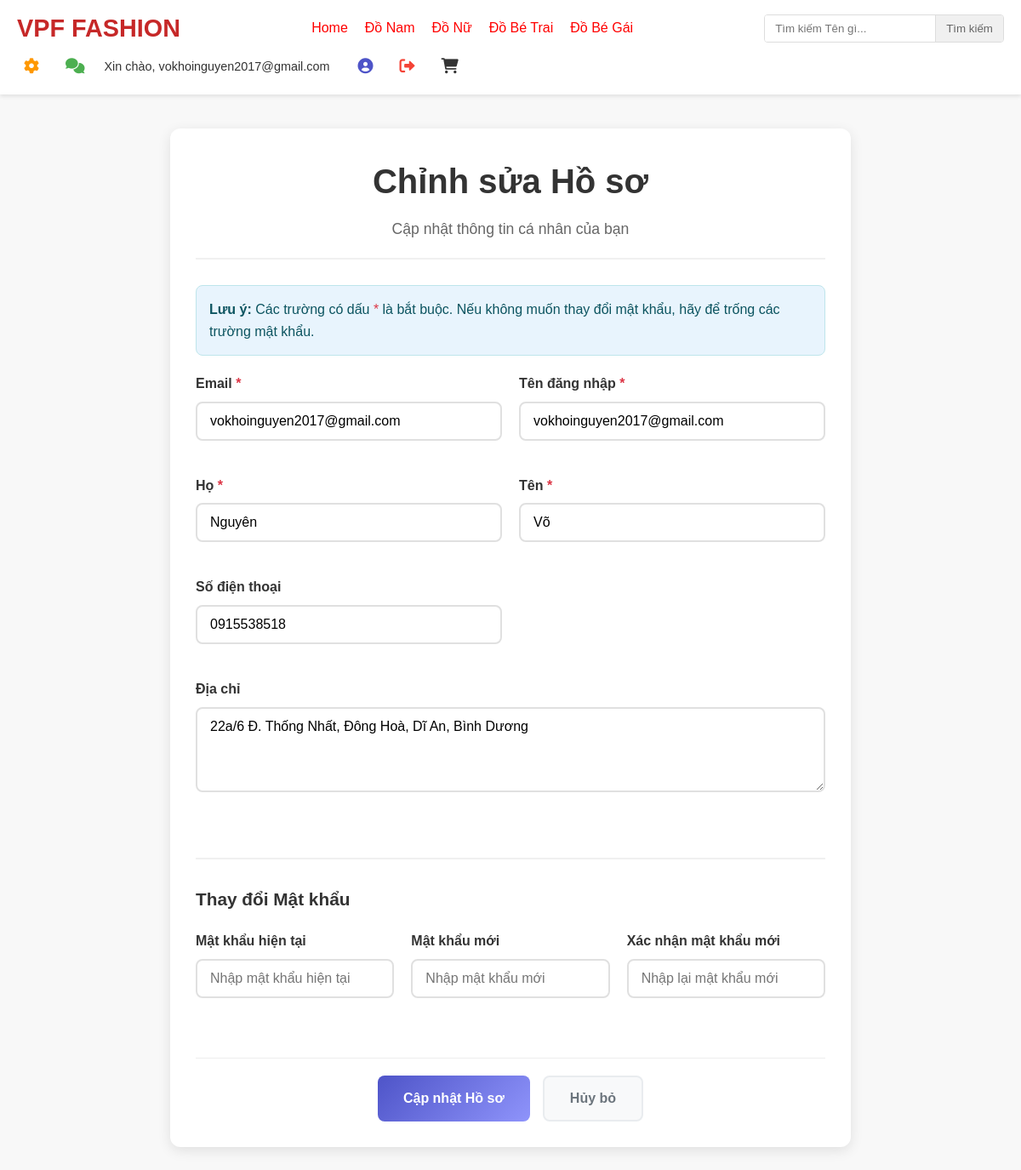
Page /profile/edit.php (signed in) on the committed database.
### tables this page shows
CREATE TABLE `users` (
  `id` int(11) NOT NULL,
  `email` varchar(50) NOT NULL,
  `password` varchar(255) NOT NULL,
  `timestamp` timestamp NULL DEFAULT current_timestamp(),
  `role` enum('admin','client') NOT NULL DEFAULT 'client',
  `first_name` varchar(100) DEFAULT NULL,
  `last_name` varchar(100) DEFAULT NULL,
  `phone` varchar(20) DEFAULT NULL,
  `address` text DEFAULT NULL
);

### profile/edit.php (the view, shortened to what this page needs)
<?php
require_once '../includes/auth_check.php';
$user_id = $_SESSION['user_id'];
$stmt = $pdo->prepare("SELECT * FROM users WHERE id = ?");
$stmt->execute([$user_id]);
$user = $stmt->fetch();
?>
<!DOCTYPE html>
<html lang="vi">
<head>
    <link rel="stylesheet" href="../assets/css/style.css">
</head>
<body>
    <?php include '../includes/header.php'; ?>
    <div class="profile-container">
        <div class="profile-header">
            <h1>Chỉnh sửa Hồ sơ</h1>
            <p>Cập nhật thông tin cá nhân của bạn</p>
        </div>
        <div class="info-note">
            <strong>Lưu ý:</strong> Các trường có dấu <span class="required">*</span> là bắt buộc.
            Nếu không muốn thay đổi mật khẩu, hãy để trống các trường mật khẩu.
        </div>
        <form method="POST" class="profile-form">
            <div class="form-group">
                <label for="email">Email <span class="required">*</span></label>
                <input type="email" id="email" name="email" value="<?= htmlspecialchars($user['email']) ?>" required>
            </div>
            <div class="form-group">
                <label for="email">Tên đăng nhập <span class="required">*</span></label>
                <input type="text" id="email" name="email" value="<?= htmlspecialchars($user['email']) ?>" required>
            </div>
            <div class="form-group">
                <label for="first_name">Họ <span class="required">*</span></label>
                <input type="text" id="first_name" name="first_name" value="<?= htmlspecialchars($user['first_name']) ?>" required>
            </div>
            <div class="form-group">
                <label for="last_name">Tên <span class="required">*</span></label>
                <input type="text" id="last_name" name="last_name" value="<?= htmlspecialchars($user['last_name']) ?>" required>
            </div>
            <div class="form-group">
                <label for="phone">Số điện thoại</label>
                <input type="text" id="phone" name="phone" value="<?= htmlspecialchars($user['phone']) ?>" placeholder="VD: 0123456789">
            </div>
            <div class="form-group full-width">
                <label for="address">Địa chỉ</label>
                <textarea id="address" name="address" placeholder="Nhập địa chỉ đầy đủ của bạn"><?= htmlspecialchars($user['address']) ?></textarea>
            </div>
            <div class="password-section">
                <h3>Thay đổi Mật khẩu</h3>
                <div class="password-grid">
                    <div class="form-group">
                        <label for="current_password">Mật khẩu hiện tại</label>
                        <input type="password" id="current_password" name="current_password" placeholder="Nhập mật khẩu hiện tại">
                    </div>
                    <div class="form-group">
                        <label for="new_password">Mật khẩu mới</label>
                        <input type="password" id="new_password" name="new_password" placeholder="Nhập mật khẩu mới">
                    </div>
                    <div class="form-group">
                        <label for="confirm_password">Xác nhận mật khẩu mới</label>
                        <input type="password" id="confirm_password" name="confirm_password" placeholder="Nhập lại mật khẩu mới">
                    </div>
                </div>
            </div>
            <div class="button-group">
                <button type="submit" class="btn btn-primary">Cập nhật Hồ sơ</button>
                <a href="../profile/index.php" class="btn btn-secondary">Hủy bỏ</a>
            </div>
        </form>
    </div>
</body>
</html>

### assets/css/style.css (style rules this page uses)
* { margin: 0; padding: 0; box-sizing: border-box; font-family: Arial, sans-serif; }
body { background-color: #f8f8f8; align-items: center; justify-self: center; color: #333; line-height: 1.6; }
a { text-decoration: none; color: red; }
button { cursor: pointer; border: none; outline: none; }

### profile/edit.php (style rules this page uses)
.profile-container { max-width: 800px; margin: 40px auto; padding: 30px; background: #fff; border-radius: 12px; box-shadow: 0 4px 15px rgba(0, 0, 0, 0.1); }
.profile-header { text-align: center; margin-bottom: 30px; padding-bottom: 20px; border-bottom: 2px solid #f0f0f0; }
.profile-header h1 { color: #333; margin: 0 0 10px 0; font-size: 2.5em; }
.profile-header p { color: #666; margin: 0; font-size: 1.1em; }
.profile-form { display: grid; grid-template-columns: 1fr 1fr; gap: 20px; }
.form-group { margin-bottom: 20px; }
.form-group.full-width { grid-column: 1 / -1; }
.form-group label { display: block; margin-bottom: 8px; font-weight: 600; color: #333; font-size: 1em; }
.form-group input[type="text"], .form-group input[type="email"], .form-group input[type="password"], .form-group textarea { width: 100%; padding: 12px 15px; border: 2px solid #e0e0e0; border-radius: 8px; font-size: 1em; transition: border-color 0.3s ease; box-sizing: border-box; }
.form-group textarea { height: 100px; resize: vertical; }
.password-section { grid-column: 1 / -1; margin-top: 30px; padding-top: 30px; border-top: 2px solid #f0f0f0; }
.password-section h3 { color: #333; margin-bottom: 20px; font-size: 1.3em; }
.password-grid { display: grid; grid-template-columns: 1fr 1fr 1fr; gap: 20px; }
.button-group { grid-column: 1 / -1; display: flex; gap: 15px; justify-content: center; margin-top: 30px; padding-top: 20px; border-top: 1px solid #eee; }
.btn { padding: 12px 30px; border: none; border-radius: 8px; font-size: 1em; font-weight: 600; cursor: pointer; transition: all 0.3s ease; text-decoration: none; display: inline-block; text-align: center; }
.btn-primary { background: linear-gradient(135deg, #4e54c8, #8f94fb); color: white; }
.btn-secondary { background: #f8f9fa; color: #6c757d; border: 2px solid #e9ecef; }
.info-note { background: #e8f4fd; border: 1px solid #bee5eb; border-radius: 8px; padding: 15px; margin-bottom: 20px; color: #0c5460; }
.required { color: #dc3545; }

### rows in the picture
users: email "vokhoinguyen2017@gmail.com", first_name "Nguyên", last_name "Võ", phone "0915538518", address "22a/6 Đ. Thống Nhất, Đông Hoà, Dĩ An, Bình Dương"

### other values in the picture
$_SESSION['email'] "vokhoinguyen2017@gmail.com"
